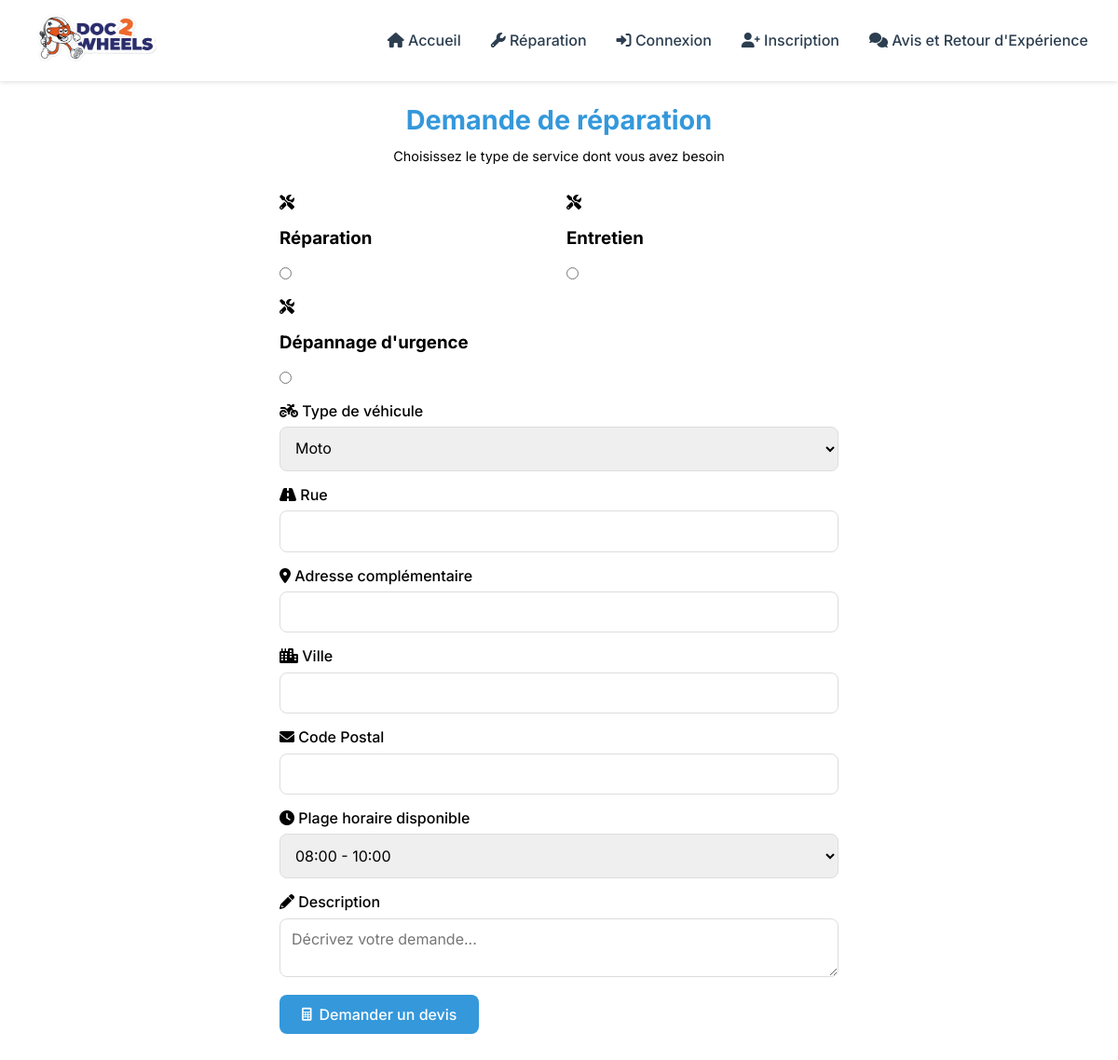
/service_request, run on the app's committed database.
### tables this page shows
CREATE TABLE services (
    id INT AUTO_INCREMENT PRIMARY KEY,
    name VARCHAR(255) NOT NULL,
    description TEXT
);

### src/Lib/Controllers/AbstractController.php (called while the page is built, shortened)
<?php
abstract class AbstractController
{
  protected function render(string $template, array $data = [], string $dir = ''): Response
  {
    $response = new Response();
    extract($data);
    $path = __DIR__ . "/../../Views";
    if ($dir) {
      $path .= "/{$dir}";
    }
    $path .= "/{$template}.view.php";
    require_once $path;
    $response->setContent(ob_get_clean());
    $response->addHeader('Content-Type', 'text/html');
    return $response;
  }
}

### src/Controllers/ServiceRequestController.php (called while the page is built, shortened)
<?php
class ServiceRequestController extends AbstractController
{
  private $service;
  private $technician;
  private $location;
  private $timeSlot;
  public function __construct()
  {
    $this->service = new Service();
    $this->technician = new Technician();
    $this->location = new Location();
    $this->timeSlot = new TimeSlot();
  }
  public function process(Request $request): Response
  {
    return $this->render('service_request', [
      'title' => 'Demande de Réparation',
      'serviceTypes' => $this->service->getAll(),
      'locations' => $this->location->getAll(),
      'timeSlots' => $this->timeSlot->getAll(),
      'technicians' => $this->technician->getAll()
    ], 'service');
  }
}

### src/Lib/Http/Router.php (called while the page is built, shortened)
<?php
class Router
{
    public function route(Request $request): ?Response {
        $routesByUri = self::getRoutesFromUriRequest($request);
        $routeByMethod = self::getRoutesFromMethodRequest($request, $routesByUri);
        list($controllerName, $method) = explode('@', $routeByMethod->controller);
        $controller = new $controller();
        $params = self::extractParams($request->getUri(), $routeByMethod->path);
        return $controller->$method($request, ...$params);
    }
    private static function getRoutesFromUriRequest(Request $request): array{
        $matchingRoutes = [];
        $routes = self::getConfig();
        foreach ($routes as $route) {
            if (self::urlMatches($request, $route) && self::checkMethod($request, $route)) {
                $matchingRoutes[] = $route;
            }
        }
        return $matchingRoutes;
    }
    private static function getRoutesFromMethodRequest(Request $request, array $routes): ?object {
        foreach($routes as $route) {
            if(self::checkMethod($request, $route)) {
                return $route;
            }
        }
        return null;
    }
    private static function urlMatches(Request $request, object $route): bool {
        $requestUriParts = self::getUrlParts($request->getPath());
        $routePathParts = self::getUrlParts($route->path);
        if(self::checkUrlPartsNumberMatches($requestUriParts, $routePathParts) === false) {
            return false;
        }
        foreach($routePathParts as $key => $part) {
            if(self::isUrlPartSlug($part) === false) {
                if($part !== $requestUriParts[$key]) {
                    return false;
                }
            }else{
                $request->addSlug(substr($part, 1), $requestUriParts[$key]);
            }
        }
        return true;
    }
    private static function getUrlParts(string $url): array {
        return explode('/', trim($url, '/'));
    }
    private static function checkUrlPartsNumberMatches(array $requestUriParts, array $routePathParts): bool {
        return count($requestUriParts) === count($routePathParts);
    }
    private static function isUrlPartSlug(string $part): bool {
        return strpos($part, ':') === 0;
    }
    private static function getConfig(): array {
        $config = json_decode(file_get_contents(__DIR__ . '/../../../config/routes.json'));
        return $config;
    }
    private static function checkMethod(Request $request, object $route): bool {
        return in_array($request->getMethod(), $route->methods);
    }
    private static function extractParams(string $url, string $path): array {
        $urlParts = self::getUrlParts($url);
        $pathParts = self::getUrlParts($path);
        $params = [];
        return $params;
    }
}

### src/Lib/Database/DatabaseConnexion.php (called while the page is built, shortened)
<?php
class DatabaseConnexion
{
    private \PDO $pdo_connexion;
    private \PDOStatement $stmt;
    public function setConnexion(): self
    {
        $dsn = new Dsn();
        $this->pdo_connexion = new \PDO(
            $dsn->getDsn(),
            $dsn->getUser(),
            $dsn->getPassword()
        );
        return $this;
    }
    public function query($sql)
    {
        $this->stmt = $this->pdo_connexion->prepare($sql);
    }
    public function execute(): bool
    {
        return $this->stmt->execute();
    }
    public function resultSet()
    {
        $this->execute();
        return $this->stmt->fetchAll(\PDO::FETCH_OBJ);
    }
}

### src/Lib/Database/Dsn.php (called while the page is built, shortened)
<?php
class Dsn {
    private string $host;
    private string $dbname;
    private string $user;
    private string $password;
    private string $port;
    public function __construct() {
        $config = $this->getConfig();
        $this->host = $config['host'];
        $this->dbname = $config['database'];
        $this->user = $config['user'];
        $this->password = $config['password'];
        $this->port = $config['port'];
    }
    private function getConfig(): array {
        $file = file_get_contents(__DIR__ . '/../../../config/database.json');
        return json_decode($file, true);
    }
    public function getDsn(): string {
        return "mysql:host={$this->host};dbname={$this->dbname};port={$this->port}";
    }
    public function getPassword(): string {
        return $this->password;
    }
    public function getUser(): string {
        return $this->user;
    }
}

### src/Entities/Service.php (called while the page is built, shortened)
<?php
class Service
{
    private $dbConnexion;
    public function __construct()
    {
        $this->dbConnexion = new DatabaseConnexion();
    }
    public function getAll()
    {
        $this->dbConnexion->query("SELECT * FROM services");
        return $this->dbConnexion->resultSet();
    }
}

### src/Lib/Http/Request.php (called while the page is built, shortened)
<?php
class Request
{
    protected string $uri;
    protected string $path;
    protected string $method;
    public function __construct()
    {
        $this->uri = $_SERVER['REQUEST_URI'];
        $this->path = parse_url($this->uri, PHP_URL_PATH);
        $this->method = $_SERVER['REQUEST_METHOD'];
    }
    public function getUri(): string
    {
        return $this->uri;
    }
    public function getPath(): string
    {
        return $this->path;
    }
    public function getMethod(): string
    {
        return $this->method;
    }
    public function isPost(): bool
    {
        return $_SERVER['REQUEST_METHOD'] === 'POST';
    }
}

### src/Entities/TimeSlot.php (called while the page is built, shortened)
<?php
class TimeSlot
{
  private $dbConnexion;
  public function __construct()
  {
    $this->dbConnexion = new DatabaseConnexion();
  }
  public function getAll()
  {
    $this->dbConnexion->query("SELECT * FROM time_slots");
    return $this->dbConnexion->resultSet();
  }
}

### src/Views/service/service_request.view.php (the view, shortened to what this page needs)
<!DOCTYPE html>
<html lang="fr">
  <head>
    <link rel="stylesheet" href="../../../sass/dist/css/main.css" />
    <link rel="stylesheet" href="https://cdnjs.cloudflare.com/ajax/libs/font-awesome/6.0.0/css/all.min.css" />
  </head>
  <body>
    <nav class="navbar">
      <div class="navbar__container">
      <a href="/home" class="navbar__logo">
        <img src="/sass/images/Doc2Wheels-logo-1.png" alt="Doc 2 Wheels Logo" style="height: 65px;">
      </a>
        <ul class="navbar__menu">
                <li class="navbar__item">
                    <a href="/home"><i class="fas fa-home"></i> Accueil</a>
                </li>
                <li class="navbar__item">
                    <a href="/service_request"><i class="fas fa-wrench"></i> Réparation</a>
                </li>
                <?php if(isset($_SESSION['user_id'])) : ?>
                  <li class="navbar__item">
                        <a href="/admin"><i class="fas fa-tachometer-alt"></i> Dashboard</a>
                    </li>
                    <li class="navbar__item dropdown">
                        <a href="#" class="dropdown-toggle">
                            <i class="fas fa-user"></i>
                            <?php echo explode(" ", $_SESSION['user_username'])[0]; ?>
                            <i class="fas fa-chevron-down"></i>
                        </a>
                        <ul class="dropdown-menu">
                            <li>
                                <a href="/user/profile">
                                    <i class="fas fa-id-card"></i> Profile
                                </a>
                            </li>
                            <li>
                                <a href="/user/devis">
                                    <i class="fas fa-file-invoice"></i> Mes devis
                                </a>
                            </li>
                            <li>
                                <a href="/user/params" class="active">
                                    <i class="fas fa-cog"></i> Paramètres
                                </a>
                            </li>
                        </ul>
                    </li>
                    <li class="navbar__item">
                        <a href="/logout"><i class="fas fa-sign-out-alt"></i> Déconnexion</a>
                    </li>
                <?php else: ?>
                    <li class="navbar__item">
                        <a href="/login"><i class="fas fa-sign-in-alt"></i> Connexion</a>
                    </li>
                    <li class="navbar__item">
                        <a href="/register"><i class="fas fa-user-plus"></i> Inscription</a>
                    </li>
                    <li class="navbar__item">
                    <a href="/opinion-feedback"><i class="fas fa-comments"></i> Avis et Retour d'Expérience</a>
                  </li>
                <?php endif; ?>
            </ul>
      </div>
    </nav>
    <div class="container" style="padding-top: 80px">
  <form class="repair-form" method="post" action="/service_request">
    <div class="auth-header">
      <h2>Demande de réparation</h2>
      <p>Choisissez le type de service dont vous avez besoin</p>
    </div>
    <div class="service-options">
      <?php foreach ($serviceTypes as $serviceType): ?>
        <div class="service-card">
          <i class="fas fa-tools"></i>
          <h3><?php echo $serviceType->name; ?></h3>
          <input type="radio" name="service_id" value="<?php echo $serviceType->id; ?>" required />
        </div>
      <?php endforeach; ?>
    </div>
    <div class="form-group">
      <label for="vehicle_type">
        <i class="fas fa-motorcycle"></i>
        Type de véhicule
      </label>
      <select name="vehicle_type" id="vehicle_type" required>
        <option value="moto">Moto</option>
      </select>
    </div>
    <div class="form-group">
      <label for="location_street">
        <i class="fas fa-road"></i>
        Rue
      </label>
      <input type="text" name="location_street" id="location_street" required>
    </div>
    <div class="form-group">
      <label for="location_address">
        <i class="fas fa-map-marker-alt"></i>
        Adresse complémentaire
      </label>
      <input type="text" name="location_address" id="location_address" required>
    </div>
    <div class="form-group">
      <label for="location_city">
        <i class="fas fa-city"></i>
        Ville
      </label>
      <input type="text" name="location_city" id="location_city" required>
    </div>
    <div class="form-group">
      <label for="location_postal_code">
        <i class="fas fa-envelope"></i>
        Code Postal
      </label>
      <input type="text" name="location_postal_code" id="location_postal_code" required>
    </div>
    <div class="form-group">
      <label for="time_slot_id">
        <i class="fas fa-clock"></i>
        Plage horaire disponible
      </label>
      <select name="time_slot_id" id="time_slot_id">
        <?php foreach ($timeSlots as $timeSlot): ?>
          <option value="<?php echo $timeSlot->id; ?>"><?php echo $timeSlot->time_range; ?></option>
        <?php endforeach; ?>
      </select>
    </div>
    <div class="form-group">
      <label for="description">
        <i class="fas fa-pencil-alt"></i>
        Description
      </label>
      <textarea name="description" id="description" placeholder="Décrivez votre demande..."></textarea>
    </div>
    <button type="submit" class="btn btn-primary btn-block">
      <i class="fas fa-calculator"></i> Demander un devis
    </button>
  </form>
</div>

### data on the page
services: name "Réparation"
services: name "Entretien"
services: name "Dépannage d'urgence"

### other printed values
form field time_slot_id "08:00 - 10:00"
